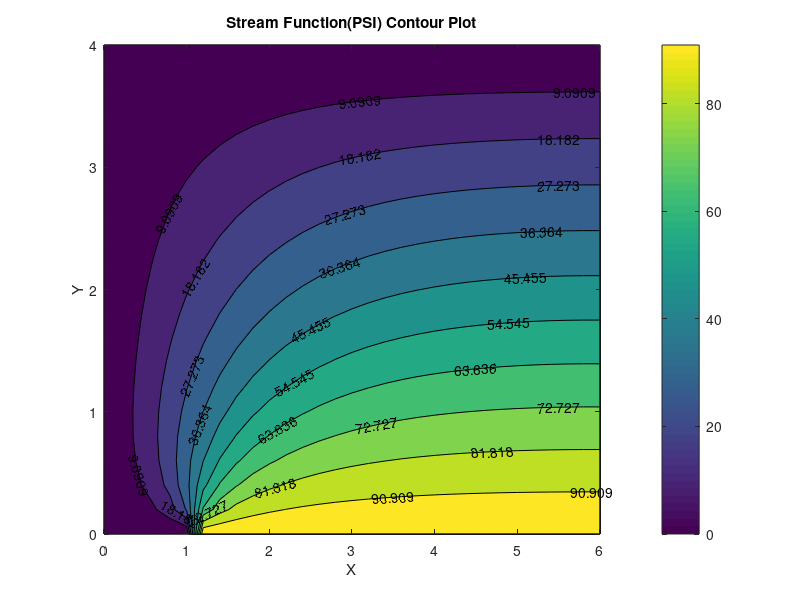

MATLAB code for this plot:
% Known Parameters
Lx = 6; % Length of domain along x-direction
Ly = 4; % Length of domain along y-direction
M = 31; % Number of grid points starting from 1 in x-direction
N = 21; % Number of grid points starting from 1 in y-direction

% Calculated constants
dx = Lx/(M-1); % Grid size along x-direction
dy = Ly/(N-1); % Grid size along y-direction
% Coefficients
ap = 2*((1/(dx^2))+(1/(dy^2)));
ae = 1/(dx^2);
aw = 1/(dx^2);
an = 1/(dy^2);
as = 1/(dy^2);

% Initializing Stream Function Matrix
psi = zeros(N,M);

% Boundary Conditions
psi(N,1:6) = 0; % Bottom Boundary
psi(N,7:M) = 100; % Bottom Boundary
psi(:,1) = 0; % Left Boundary
psi(1,:) = 0; % Top Boundary

% Computation
epsilon = 1e-8; % Error Sensivity
err = 1; % Error
n = 0; % Iterator

while err>epsilon
    err = 0; % Error
    for j=2:N-1 % For Internal Grid points
        for i=2:M-1 % For Internal Grid points
            psi_temp = psi(j,i);
            % Psi(j,i)_(k+1)th_iteration Calculation
            psi(j,i) = (1/ap)*(ae*psi(j+1,i) + aw*psi(j-1,i) + an*psi(j,i+1) + as*psi(j,i-1));
            err = err + power(psi(j,i)-psi_temp,2);
        end
    end
    for j=1:N % Right Neumann Boundary Condition
        psi(j,M) = psi(j,M-1);
    end
    err = sqrt(err/(M*N));
    n = n+1; % Iterator
end
psi
n
err

% Plotting
x = linspace(0,Lx,M);
y = linspace(Ly,0,N);
[X,Y] = meshgrid(x,y);
contourf(X,Y,psi,'ShowText','on'),colorbar
set(gca, 'XTick',0:1:Lx)
xlabel('X'),ylabel('Y'),title('Stream Function(PSI) Contour Plot')
